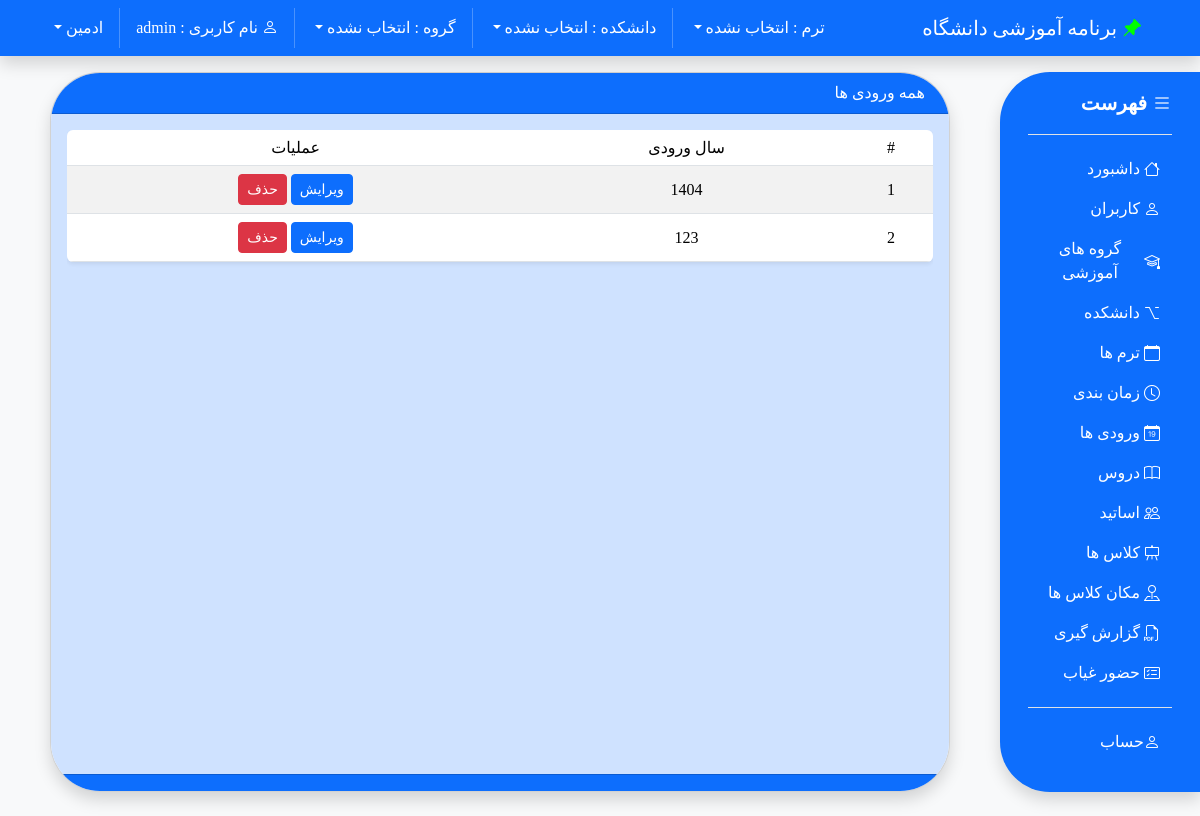
Screenshot of /entries/ (signed in) with the database file from the repository.
### main/models.py (models this page shows)
class CUser(AbstractUser):
    access_level = models.IntegerField(default=0)
    cgroup = models.ForeignKey('main.Group', on_delete=models.SET_NULL, null=True, blank=True)
    college = models.ForeignKey('main.College', on_delete=models.SET_NULL, null=True, blank=True)

class Entry(models.Model):
    title = models.CharField(max_length=100)

### main/views.py (the view)
# urls.py: path('entries/', EntryListView.as_view(), name="entries"),
class EntryListView(GetLinkInfoMixin, ListView):
    model = models.Entry
    context_object_name = "entries"
    template_name = "entries/index.html"

### main/templates/entries/index.html (shortened to what this page needs)
{% load static %}
<html lang="fa" class="min-vh-100" dir="rtl">
<head>
    <link rel="stylesheet" href="{% get_static_prefix %}css/style.css">
    <link rel="stylesheet"
        href="https://cdn.jsdelivr.net/npm/bootstrap@5.3.3/dist/css/bootstrap.min.css">
    <link rel="stylesheet"
        href="https://cdn.jsdelivr.net/npm/bootstrap-icons@1.11.3/font/bootstrap-icons.min.css">
    <link
        href="https://cdn.jsdelivr.net/npm/select2@4.1.0-rc.0/dist/css/select2.min.css"
        rel="stylesheet" />
</head>
<body class="bg-light">
    <div id="app">
        {% include "inc/nav.html" %}
        <main class="py-4 min-vh-100  row row-cols-2 m-0 "
            style="padding-top: 4.5rem !important">
            <div class="col-2 bg-primary shadow d-none d-md-block"
                style="border-radius: 50px 0 0 50px">
                {% include "inc/menu.html" %}
            </div>
            <div class="card col-11 col-md-9 mx-auto shadow px-0"
                style="border-radius: 50px; overflow: hidden;">
                <div class="card-header px-4 text-bg-primary">
                    همه ورودی ها </div>
                <div class="card-body bg-primary-subtle">
                    <div class="table-responsive">
                        <table
                            class="table table-striped table-hover rounded overflow-hidden shadow-sm">
                            <thead>
                                <tr>
                                    <th class="fw-normal text-center align-middle"
                                        scope="col">#</th>
                                    <th class="fw-normal text-center align-middle"
                                        scope="col">سال ورودی</th>
                                    <th class="fw-normal text-center align-middle"
                                        scope="col">عملیات</th>
                                </tr>
                            </thead>
                            <tbody>
                                {% for entry in entries %}
                                <tr>
                                    <th class="fw-normal text-center align-middle"
                                        scope="row">{{ forloop.counter }}</th>
                                    <td
                                        class="fw-normal text-center align-middle">
                                        {{ entry.title }}</td>
                                    <td
                                        class="fw-normal text-center text-nowrap align-middle">
                                        <a href="{% url 'main:update_entry' pk=entry.id %}"
                                            class="btn btn-sm btn-primary">
                                            ویرایش
                                        </a>
                                        <button class="btn btn-sm btn-danger"
                                            data-bs-toggle="modal"
                                            data-bs-target="#Modal"
                                            data-bs-action="{% url 'main:delete_entry' pk=entry.id %}"
                                            data-bs-name="{{ entry.title }}">
                                            حذف
                                        </button>
                                    </td>
                                </tr>
                                {% endfor %}
                            </tbody>
                        </table>
                    </div>
                </div>
                <div class="card-footer text-bg-primary" dir="ltr">
                </div>
            </div>
        </main>
    </div>
</body>
</html>

### main/templates/inc/nav.html (shortened to what this page needs)
<nav class="navbar navbar-expand-md bg-primary shadow fixed-top">
    <div class="container">
        <div class="navbar-brand text-white pe-none">
            <i class="bi bi-pin-angle-fill" style="color: lime"></i>
            برنامه آموزشی دانشگاه
        </div>
        <div class="collapse navbar-collapse"
            id="navbarSupportedContent">
            <ul class="navbar-nav my-2 my-md-0 me-auto p-0 text-center">
                <li class="d-none d-md-block nav-item dropdown">
                    <a id="navbarDropdown2"
                        class="nav-link text-white dropdown-toggle"
                        href="#" role="button" data-bs-toggle="dropdown"
                        aria-haspopup="true" aria-expanded="false"
                        v-pre>
                        {% if active_info.term %}
                        ترم :‌ {{ active_info.term.title }}
                        {% else %}
                        ترم :‌ انتخاب نشده
                        {% endif %}
                    </a>
                </li>
                {% if user.access_level <= 1 %}
                <li class="d-none d-md-block nav-item dropdown">
                    <a id="navbarDropdown3"
                        class="nav-link text-white dropdown-toggle"
                        href="#" role="button" data-bs-toggle="dropdown"
                        aria-haspopup="true" aria-expanded="false"
                        v-pre>
                        {% if active_info.college %}
                        دانشکده :‌ {{ active_info.college.title }}
                        {% else %}
                        دانشکده :‌ انتخاب نشده
                        {% endif %}
                    </a>
                </li>
                {% endif %}
                {% if user.access_level <= 1 %}
                <li class="d-none d-md-block nav-item dropdown">
                    <a id="navbarDropdown3"
                        class="nav-link text-white dropdown-toggle"
                        href="#" role="button" data-bs-toggle="dropdown"
                        aria-haspopup="true" aria-expanded="false"
                        v-pre>
                        {% if active_info.group %}
                        گروه :‌ {{ active_info.group.title }}
                        {% else %}
                        گروه :‌ انتخاب نشده
                        {% endif %}
                    </a>
                </li>
                {% endif %}
                <li class="nav-item dropdown text-white nav-link">
                    <i class="bi bi-person"></i>
                    نام کاربری : {{ request.user.username }}
                </li>
                <li class="d-none d-md-block nav-item dropdown">
                    <a id="navbarDropdown"
                        class="nav-link text-white dropdown-toggle"
                        role="button" data-bs-toggle="dropdown"
                        aria-haspopup="true" aria-expanded="false"
                        v-pre>
                        {{ request.user.get_full_name }}
                    </a>
                </li>
            </ul>
        </div>
    </div>
</nav>

### main/static/css/style.css (style rules this page uses)
body { font-family: 'Shabnam' , 'Vazir'; overflow-y: scroll; }

### main/templates/entries/index.html (style rules this page uses)
body { font-family: 'Shabnam' !important; }

### rows the page displays
CUser: user.username "admin", user.get_full_name "ادمین"
Entry: title "1404"
Entry: title "123"
